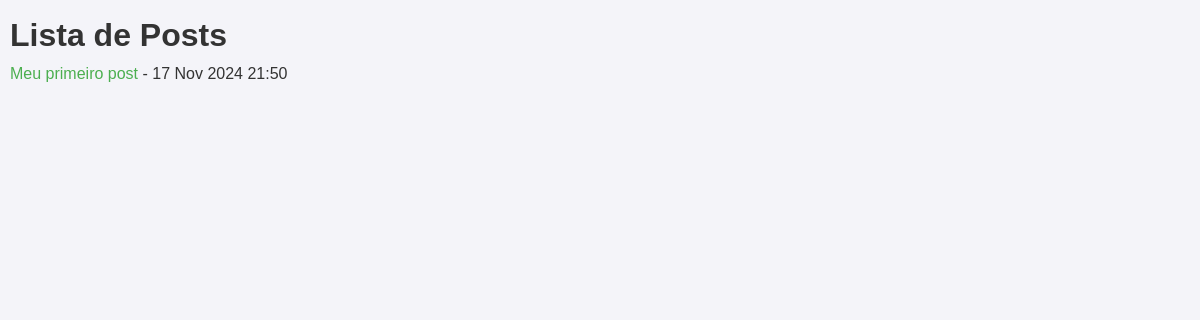
Before: / with the older database file.
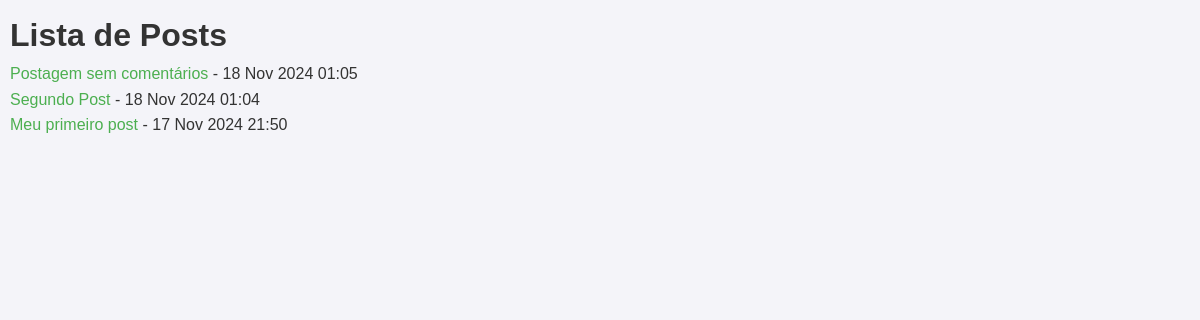
After: the same page with the newer database file.
### blog/models.py (models this page shows, shortened)
class Post(models.Model):
    title = models.CharField(max_length=200)
    content = models.TextField()
    date_posted = models.DateTimeField(auto_now_add=True)
    categories = models.ManyToManyField(Category, related_name='posts')

### blog/views.py (the view)
# urls.py: path('', views.post_list, name='post-list'),
def post_list(request):
    posts = Post.objects.all().order_by('-date_posted')
    return render(request, 'blog/post_list.html', {'posts': posts})

### templates/blog/post_list.html (shortened to what this page needs)
<!DOCTYPE html>
<html>
<head>
    {% load static %}
<link rel="stylesheet" href="{% static 'blog/styles.css' %}">
</head>
<body>
    <h1>Lista de Posts</h1>
    <ul>
        {% for post in posts %}
            <li>
                <a href="{% url 'post-detail' post.id %}">{{ post.title }}</a>
                - {{ post.date_posted|date:"d M Y H:i" }}
            </li>
        {% endfor %}
    </ul>
</body>
</html>

### blog/static/blog/styles.css (style rules this page uses)
* { margin: 0; padding: 0; box-sizing: border-box; }
body { font-family: Arial, sans-serif; line-height: 1.6; background-color: #f4f4f9; color: #333; padding: 10px; }
a { color: #4CAF50; text-decoration: none; }

Changed rows visible on the page:
added Post: title "Postagem sem comentários", date_posted "18 Nov 2024 01:05"
added Post: title "Segundo Post", date_posted "18 Nov 2024 01:04"
